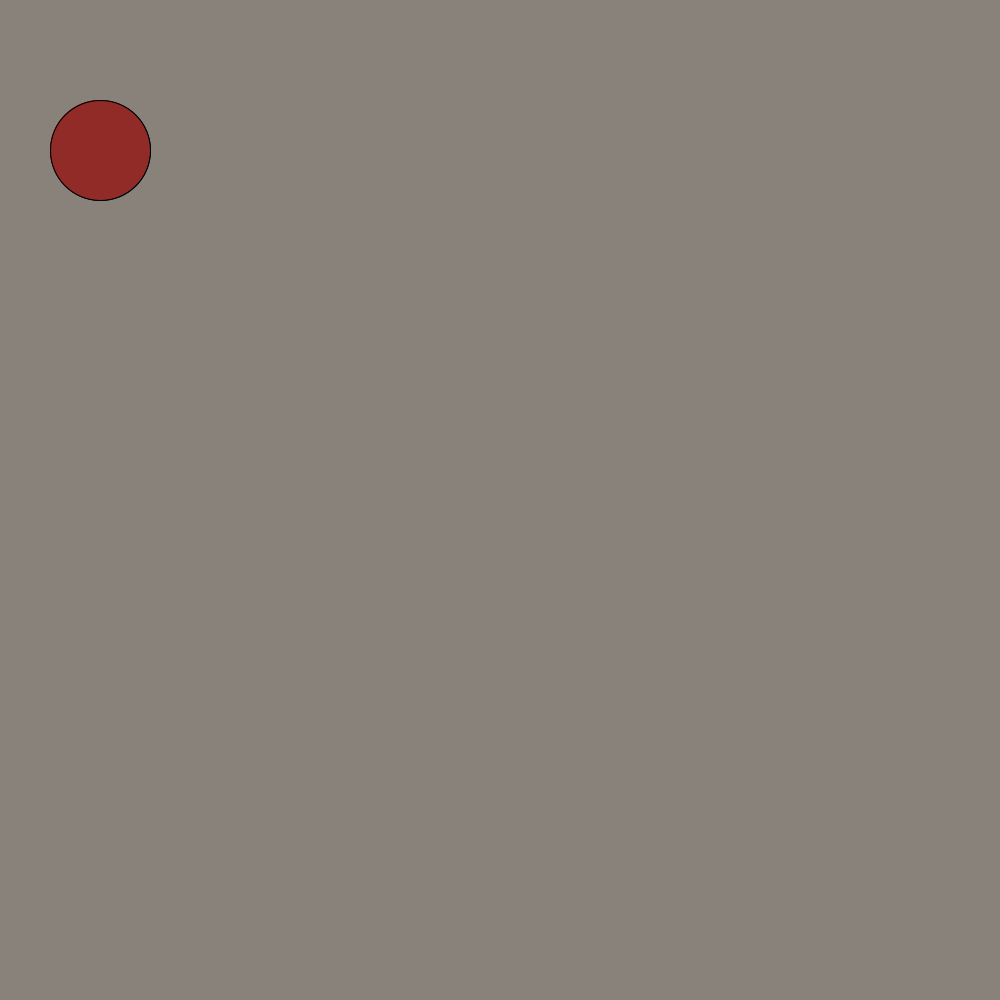
Frame 1 (no input)
Frame 60 (the mouse pressed at the canvas centre just before this capture): identical to frame 1, image omitted
Frame 120 (the mouse held since frame 60 and released just before this capture): identical to frame 1, image omitted

The Processing sketch that drew this single still picture (run headless with seeded random() and noise(); from frame 60 on, the mouse is pressed at the canvas centre):

// Processing sketch: creeper
// ── creeper.pde
int circlePosition=50;
void setup() {
  size(1000, 1000);
  background(#89827B);
}
void draw() {


  background(#89827B);
  ellipse(circlePosition, 80, 100, 100);
  circlePosition=circlePosition+1;

  fill(#3BCB2F);
  rect(100, 150, 500, 500);
  fill(#FA1919);
  rect(150, 200, 150, 140);
  rect(400, 200, 150, 140);
  fill(#030000);
  rect(230, 450, 250, 100);
  fill(#902B27);



  background(#89827B);
  ellipse(100,150,100,100);

  circlePosition=circlePosition+-1;
  ellipse(100, 150, 100, 100);
}
